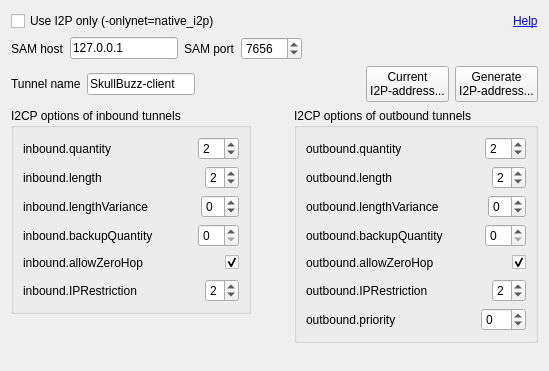
<?xml version="1.0" encoding="UTF-8"?>
<ui version="4.0">
 <class>I2POptionsWidget</class>
 <widget class="QWidget" name="I2POptionsWidget">
  <property name="geometry">
   <rect>
    <x>0</x>
    <y>0</y>
    <width>549</width>
    <height>371</height>
   </rect>
  </property>
  <property name="windowTitle">
   <string>Form</string>
  </property>
  <layout class="QVBoxLayout" name="verticalLayout_5">
   <item>
    <layout class="QHBoxLayout" name="horizontalLayout_15">
     <item>
      <widget class="QCheckBox" name="checkBoxUseI2POnly">
       <property name="text">
        <string>Use I2P only (-onlynet=native_i2p)</string>
       </property>
      </widget>
     </item>
     <item>
      <spacer name="horizontalSpacer_15">
       <property name="orientation">
        <enum>Qt::Horizontal</enum>
       </property>
       <property name="sizeHint" stdset="0">
        <size>
         <width>40</width>
         <height>20</height>
        </size>
       </property>
      </spacer>
     </item>
     <item>
      <widget class="QLabel" name="label">
       <property name="toolTip">
        <string>http://www.i2p2.i2p/i2cp.html#options</string>
       </property>
       <property name="text">
        <string>&lt;a href=&quot;http://www.i2p2.i2p/i2cp.html#options&quot;&gt;Help&lt;/a&gt;</string>
       </property>
       <property name="textFormat">
        <enum>Qt::RichText</enum>
       </property>
       <property name="openExternalLinks">
        <bool>true</bool>
       </property>
       <property name="textInteractionFlags">
        <set>Qt::TextBrowserInteraction</set>
       </property>
      </widget>
     </item>
    </layout>
   </item>
   <item>
    <layout class="QHBoxLayout" name="horizontalLayout_16">
     <item>
      <widget class="QLabel" name="labelSAMHost">
       <property name="text">
        <string>SAM host</string>
       </property>
      </widget>
     </item>
     <item>
      <widget class="QLineEdit" name="lineEditSAMHost">
       <property name="sizePolicy">
        <sizepolicy hsizetype="Fixed" vsizetype="Fixed">
         <horstretch>0</horstretch>
         <verstretch>0</verstretch>
        </sizepolicy>
       </property>
       <property name="text">
        <string>127.0.0.1</string>
       </property>
      </widget>
     </item>
     <item>
      <widget class="QLabel" name="labelSAMPort">
       <property name="text">
        <string>SAM port</string>
       </property>
      </widget>
     </item>
     <item>
      <widget class="QSpinBox" name="spinBoxSAMPort">
       <property name="minimum">
        <number>1</number>
       </property>
       <property name="maximum">
        <number>65535</number>
       </property>
       <property name="value">
        <number>7656</number>
       </property>
      </widget>
     </item>
     <item>
      <spacer name="horizontalSpacer_17">
       <property name="orientation">
        <enum>Qt::Horizontal</enum>
       </property>
       <property name="sizeHint" stdset="0">
        <size>
         <width>40</width>
         <height>20</height>
        </size>
       </property>
      </spacer>
     </item>
    </layout>
   </item>
   <item>
    <layout class="QHBoxLayout" name="horizontalLayout_17">
     <item>
      <widget class="QLabel" name="labelTunnelName">
       <property name="text">
        <string>Tunnel name</string>
       </property>
      </widget>
     </item>
     <item>
      <widget class="QLineEdit" name="lineEditTunnelName">
       <property name="sizePolicy">
        <sizepolicy hsizetype="Preferred" vsizetype="Fixed">
         <horstretch>0</horstretch>
         <verstretch>0</verstretch>
        </sizepolicy>
       </property>
       <property name="minimumSize">
        <size>
         <width>0</width>
         <height>0</height>
        </size>
       </property>
       <property name="text">
        <string>SkullBuzz-client</string>
       </property>
      </widget>
     </item>
     <item>
      <spacer name="horizontalSpacer_18">
       <property name="orientation">
        <enum>Qt::Horizontal</enum>
       </property>
       <property name="sizeHint" stdset="0">
        <size>
         <width>40</width>
         <height>20</height>
        </size>
       </property>
      </spacer>
     </item>
     <item>
      <widget class="QPushButton" name="pushButtonCurrentI2PAddress">
       <property name="text">
        <string>Current
I2P-address...</string>
       </property>
      </widget>
     </item>
     <item>
      <widget class="QPushButton" name="pushButtonGenerateI2PAddress">
       <property name="text">
        <string>Generate
I2P-address...</string>
       </property>
      </widget>
     </item>
    </layout>
   </item>
   <item>
    <layout class="QHBoxLayout" name="horizontalLayout_14">
     <item>
      <layout class="QVBoxLayout" name="verticalLayout_4">
       <item>
        <widget class="QGroupBox" name="groupBoxInbound">
         <property name="title">
          <string>I2CP options of inbound tunnels</string>
         </property>
         <layout class="QVBoxLayout" name="verticalLayout">
          <item>
           <layout class="QHBoxLayout" name="horizontalLayout">
            <item>
             <widget class="QLabel" name="labelInboundQuantity">
              <property name="text">
               <string>inbound.quantity </string>
              </property>
             </widget>
            </item>
            <item>
             <spacer name="horizontalSpacer">
              <property name="orientation">
               <enum>Qt::Horizontal</enum>
              </property>
              <property name="sizeHint" stdset="0">
               <size>
                <width>40</width>
                <height>20</height>
               </size>
              </property>
             </spacer>
            </item>
            <item>
             <widget class="QSpinBox" name="spinBoxInboundQuantity">
              <property name="minimum">
               <number>1</number>
              </property>
              <property name="maximum">
               <number>16</number>
              </property>
              <property name="value">
               <number>2</number>
              </property>
             </widget>
            </item>
           </layout>
          </item>
          <item>
           <layout class="QHBoxLayout" name="horizontalLayout_2">
            <item>
             <widget class="QLabel" name="labelInboundLength">
              <property name="text">
               <string>inbound.length </string>
              </property>
             </widget>
            </item>
            <item>
             <spacer name="horizontalSpacer_2">
              <property name="orientation">
               <enum>Qt::Horizontal</enum>
              </property>
              <property name="sizeHint" stdset="0">
               <size>
                <width>40</width>
                <height>20</height>
               </size>
              </property>
             </spacer>
            </item>
            <item>
             <widget class="QSpinBox" name="spinBoxInboundLength">
              <property name="minimum">
               <number>0</number>
              </property>
              <property name="maximum">
               <number>7</number>
              </property>
              <property name="value">
               <number>2</number>
              </property>
             </widget>
            </item>
           </layout>
          </item>
          <item>
           <layout class="QHBoxLayout" name="horizontalLayout_3">
            <item>
             <widget class="QLabel" name="labelInboundLengthVariance">
              <property name="text">
               <string>inbound.lengthVariance</string>
              </property>
             </widget>
            </item>
            <item>
             <spacer name="horizontalSpacer_3">
              <property name="orientation">
               <enum>Qt::Horizontal</enum>
              </property>
              <property name="sizeHint" stdset="0">
               <size>
                <width>40</width>
                <height>20</height>
               </size>
              </property>
             </spacer>
            </item>
            <item>
             <widget class="QSpinBox" name="spinBoxInboundLengthVariance">
              <property name="minimum">
               <number>-7</number>
              </property>
              <property name="maximum">
               <number>7</number>
              </property>
             </widget>
            </item>
           </layout>
          </item>
          <item>
           <layout class="QHBoxLayout" name="horizontalLayout_4">
            <item>
             <widget class="QLabel" name="labelInboundBackupQuality">
              <property name="text">
               <string>inbound.backupQuantity </string>
              </property>
             </widget>
            </item>
            <item>
             <spacer name="horizontalSpacer_4">
              <property name="orientation">
               <enum>Qt::Horizontal</enum>
              </property>
              <property name="sizeHint" stdset="0">
               <size>
                <width>40</width>
                <height>20</height>
               </size>
              </property>
             </spacer>
            </item>
            <item>
             <widget class="QSpinBox" name="spinBoxInboundBackupQuality"/>
            </item>
           </layout>
          </item>
          <item>
           <layout class="QHBoxLayout" name="horizontalLayout_5">
            <item>
             <widget class="QLabel" name="labelInboundAllowZeroHop">
              <property name="text">
               <string>inbound.allowZeroHop </string>
              </property>
             </widget>
            </item>
            <item>
             <spacer name="horizontalSpacer_5">
              <property name="orientation">
               <enum>Qt::Horizontal</enum>
              </property>
              <property name="sizeHint" stdset="0">
               <size>
                <width>40</width>
                <height>20</height>
               </size>
              </property>
             </spacer>
            </item>
            <item>
             <widget class="QCheckBox" name="checkBoxInboundAllowZeroHop">
              <property name="checked">
               <bool>true</bool>
              </property>
             </widget>
            </item>
           </layout>
          </item>
          <item>
           <layout class="QHBoxLayout" name="horizontalLayout_6">
            <item>
             <widget class="QLabel" name="labelInboundIPRestriction">
              <property name="text">
               <string>inbound.IPRestriction</string>
              </property>
             </widget>
            </item>
            <item>
             <spacer name="horizontalSpacer_6">
              <property name="orientation">
               <enum>Qt::Horizontal</enum>
              </property>
              <property name="sizeHint" stdset="0">
               <size>
                <width>40</width>
                <height>20</height>
               </size>
              </property>
             </spacer>
            </item>
            <item>
             <widget class="QSpinBox" name="spinBoxInboundIPRestriction">
              <property name="maximum">
               <number>4</number>
              </property>
              <property name="value">
               <number>2</number>
              </property>
             </widget>
            </item>
           </layout>
          </item>
         </layout>
        </widget>
       </item>
       <item>
        <spacer name="verticalSpacer">
         <property name="orientation">
          <enum>Qt::Vertical</enum>
         </property>
         <property name="sizeHint" stdset="0">
          <size>
           <width>20</width>
           <height>40</height>
          </size>
         </property>
        </spacer>
       </item>
      </layout>
     </item>
     <item>
      <spacer name="horizontalSpacer_14">
       <property name="orientation">
        <enum>Qt::Horizontal</enum>
       </property>
       <property name="sizeHint" stdset="0">
        <size>
         <width>40</width>
         <height>20</height>
        </size>
       </property>
      </spacer>
     </item>
     <item>
      <layout class="QVBoxLayout" name="verticalLayout_3">
       <item>
        <widget class="QGroupBox" name="groupBoxOutbound">
         <property name="title">
          <string>I2CP options of outbound tunnels</string>
         </property>
         <layout class="QVBoxLayout" name="verticalLayout_2">
          <item>
           <layout class="QHBoxLayout" name="horizontalLayout_7">
            <item>
             <widget class="QLabel" name="labelOutboundQuantity">
              <property name="text">
               <string>outbound.quantity </string>
              </property>
             </widget>
            </item>
            <item>
             <spacer name="horizontalSpacer_7">
              <property name="orientation">
               <enum>Qt::Horizontal</enum>
              </property>
              <property name="sizeHint" stdset="0">
               <size>
                <width>40</width>
                <height>20</height>
               </size>
              </property>
             </spacer>
            </item>
            <item>
             <widget class="QSpinBox" name="spinBoxOutboundQuantity">
              <property name="minimum">
               <number>1</number>
              </property>
              <property name="value">
               <number>2</number>
              </property>
             </widget>
            </item>
           </layout>
          </item>
          <item>
           <layout class="QHBoxLayout" name="horizontalLayout_8">
            <item>
             <widget class="QLabel" name="labelOutboundLength">
              <property name="text">
               <string>outbound.length </string>
              </property>
             </widget>
            </item>
            <item>
             <spacer name="horizontalSpacer_8">
              <property name="orientation">
               <enum>Qt::Horizontal</enum>
              </property>
              <property name="sizeHint" stdset="0">
               <size>
                <width>40</width>
                <height>20</height>
               </size>
              </property>
             </spacer>
            </item>
            <item>
             <widget class="QSpinBox" name="spinBoxOutboundLength">
              <property name="maximum">
               <number>7</number>
              </property>
              <property name="value">
               <number>2</number>
              </property>
             </widget>
            </item>
           </layout>
          </item>
          <item>
           <layout class="QHBoxLayout" name="horizontalLayout_9">
            <item>
             <widget class="QLabel" name="labelOutboundLengthVariance">
              <property name="text">
               <string>outbound.lengthVariance</string>
              </property>
             </widget>
            </item>
            <item>
             <spacer name="horizontalSpacer_9">
              <property name="orientation">
               <enum>Qt::Horizontal</enum>
              </property>
              <property name="sizeHint" stdset="0">
               <size>
                <width>40</width>
                <height>20</height>
               </size>
              </property>
             </spacer>
            </item>
            <item>
             <widget class="QSpinBox" name="spinBoxOutboundLengthVariance">
              <property name="minimum">
               <number>-7</number>
              </property>
              <property name="maximum">
               <number>7</number>
              </property>
             </widget>
            </item>
           </layout>
          </item>
          <item>
           <layout class="QHBoxLayout" name="horizontalLayout_10">
            <item>
             <widget class="QLabel" name="labelOutboundBackupQuantity">
              <property name="text">
               <string>outbound.backupQuantity</string>
              </property>
             </widget>
            </item>
            <item>
             <spacer name="horizontalSpacer_10">
              <property name="orientation">
               <enum>Qt::Horizontal</enum>
              </property>
              <property name="sizeHint" stdset="0">
               <size>
                <width>40</width>
                <height>20</height>
               </size>
              </property>
             </spacer>
            </item>
            <item>
             <widget class="QSpinBox" name="spinBoxOutboundBackupQuantity"/>
            </item>
           </layout>
          </item>
          <item>
           <layout class="QHBoxLayout" name="horizontalLayout_11">
            <item>
             <widget class="QLabel" name="labelAllowZeroHop">
              <property name="text">
               <string>outbound.allowZeroHop </string>
              </property>
             </widget>
            </item>
            <item>
             <spacer name="horizontalSpacer_11">
              <property name="orientation">
               <enum>Qt::Horizontal</enum>
              </property>
              <property name="sizeHint" stdset="0">
               <size>
                <width>40</width>
                <height>20</height>
               </size>
              </property>
             </spacer>
            </item>
            <item>
             <widget class="QCheckBox" name="checkBoxAllowZeroHop">
              <property name="checked">
               <bool>true</bool>
              </property>
             </widget>
            </item>
           </layout>
          </item>
          <item>
           <layout class="QHBoxLayout" name="horizontalLayout_12">
            <item>
             <widget class="QLabel" name="labelOutboundIPRestriction">
              <property name="text">
               <string>outbound.IPRestriction</string>
              </property>
             </widget>
            </item>
            <item>
             <spacer name="horizontalSpacer_12">
              <property name="orientation">
               <enum>Qt::Horizontal</enum>
              </property>
              <property name="sizeHint" stdset="0">
               <size>
                <width>40</width>
                <height>20</height>
               </size>
              </property>
             </spacer>
            </item>
            <item>
             <widget class="QSpinBox" name="spinBoxOutboundIPRestriction">
              <property name="maximum">
               <number>4</number>
              </property>
              <property name="value">
               <number>2</number>
              </property>
             </widget>
            </item>
           </layout>
          </item>
          <item>
           <layout class="QHBoxLayout" name="horizontalLayout_13">
            <item>
             <widget class="QLabel" name="labelOutboundPriority">
              <property name="text">
               <string>outbound.priority</string>
              </property>
             </widget>
            </item>
            <item>
             <spacer name="horizontalSpacer_13">
              <property name="orientation">
               <enum>Qt::Horizontal</enum>
              </property>
              <property name="sizeHint" stdset="0">
               <size>
                <width>40</width>
                <height>20</height>
               </size>
              </property>
             </spacer>
            </item>
            <item>
             <widget class="QSpinBox" name="spinBoxOutboundPriority">
              <property name="minimum">
               <number>-25</number>
              </property>
              <property name="maximum">
               <number>25</number>
              </property>
             </widget>
            </item>
           </layout>
          </item>
         </layout>
        </widget>
       </item>
       <item>
        <spacer name="verticalSpacer_2">
         <property name="orientation">
          <enum>Qt::Vertical</enum>
         </property>
         <property name="sizeHint" stdset="0">
          <size>
           <width>20</width>
           <height>40</height>
          </size>
         </property>
        </spacer>
       </item>
      </layout>
     </item>
    </layout>
   </item>
  </layout>
 </widget>
 <tabstops>
  <tabstop>checkBoxUseI2POnly</tabstop>
  <tabstop>lineEditSAMHost</tabstop>
  <tabstop>spinBoxSAMPort</tabstop>
  <tabstop>lineEditTunnelName</tabstop>
  <tabstop>pushButtonCurrentI2PAddress</tabstop>
  <tabstop>pushButtonGenerateI2PAddress</tabstop>
  <tabstop>spinBoxInboundQuantity</tabstop>
  <tabstop>spinBoxInboundLength</tabstop>
  <tabstop>spinBoxInboundLengthVariance</tabstop>
  <tabstop>spinBoxInboundBackupQuality</tabstop>
  <tabstop>checkBoxInboundAllowZeroHop</tabstop>
  <tabstop>spinBoxInboundIPRestriction</tabstop>
  <tabstop>spinBoxOutboundQuantity</tabstop>
  <tabstop>spinBoxOutboundLength</tabstop>
  <tabstop>spinBoxOutboundLengthVariance</tabstop>
  <tabstop>spinBoxOutboundBackupQuantity</tabstop>
  <tabstop>checkBoxAllowZeroHop</tabstop>
  <tabstop>spinBoxOutboundIPRestriction</tabstop>
  <tabstop>spinBoxOutboundPriority</tabstop>
 </tabstops>
 <resources/>
 <connections/>
</ui>
